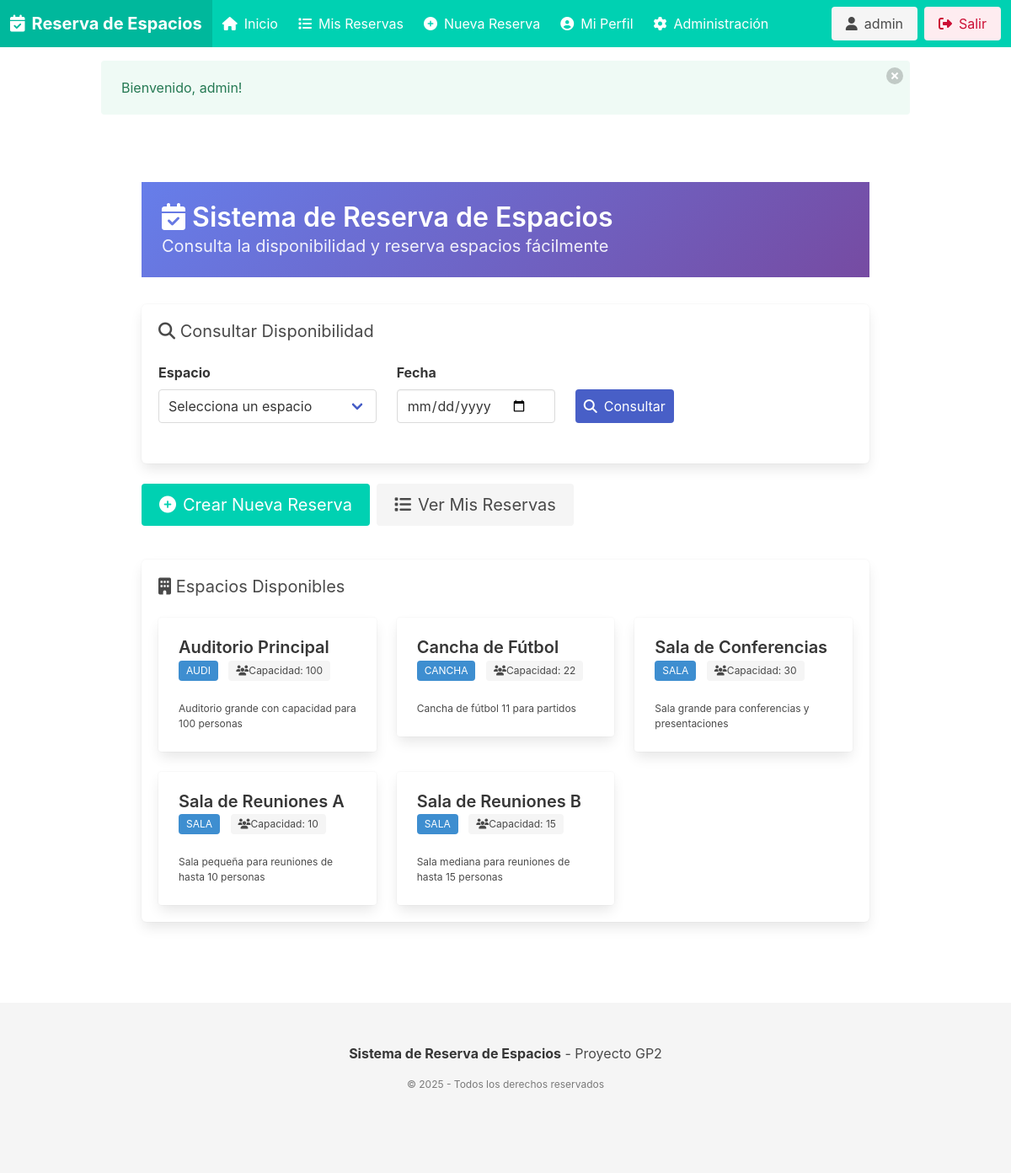
/index.php (signed in), run on the app's committed database.
### tables this page shows
CREATE TABLE IF NOT EXISTS usuarios (
    id INT AUTO_INCREMENT PRIMARY KEY,
    username VARCHAR(150) NOT NULL UNIQUE,
    email VARCHAR(254) NOT NULL,
    password VARCHAR(255) NOT NULL,
    nombre VARCHAR(150) DEFAULT '',
    apellido VARCHAR(150) DEFAULT '',
    is_admin TINYINT(1) DEFAULT 0,
    is_active TINYINT(1) DEFAULT 1,
    fecha_registro DATETIME DEFAULT CURRENT_TIMESTAMP,
    INDEX idx_username (username),
    INDEX idx_email (email)
);

CREATE TABLE IF NOT EXISTS espacios (
    id INT AUTO_INCREMENT PRIMARY KEY,
    nombre VARCHAR(100) NOT NULL UNIQUE,
    tipo ENUM('SALA', 'AUDI', 'CANCHA', 'OTRO') NOT NULL DEFAULT 'SALA',
    capacidad INT UNSIGNED NOT NULL DEFAULT 1,
    descripcion TEXT,
    activo TINYINT(1) DEFAULT 1,
    fecha_creacion DATETIME DEFAULT CURRENT_TIMESTAMP,
    INDEX idx_tipo (tipo),
    INDEX idx_activo (activo)
);

### config.php (called while the page is built, shortened)
<?php
function getDB() {
    static $pdo = null;
    if ($pdo === null) {
        try {
            $dsn = "mysql:host=" . DB_HOST . ";dbname=" . DB_NAME . ";charset=" . DB_CHARSET;
            $options = [
                PDO::ATTR_ERRMODE => PDO::ERRMODE_EXCEPTION,
                PDO::ATTR_DEFAULT_FETCH_MODE => PDO::FETCH_ASSOC,
                PDO::ATTR_EMULATE_PREPARES => false,
            ];
            $pdo = new PDO($dsn, DB_USER, DB_PASS, $options);
        } catch (PDOException $e) {
            if (DEBUG) {
                die("Error de conexión: " . $e->getMessage());
            } else {
                die("Error de conexión a la base de datos. Por favor, contacta al administrador.");
            }
        }
    }
    return $pdo;
}
function getUsuario() {
    $pdo = getDB();
    $stmt = $pdo->prepare("SELECT id, username, email, nombre, apellido, is_admin FROM usuarios WHERE id = ? AND is_active = 1");
    $stmt->execute([$_SESSION['usuario_id']]);
    return $stmt->fetch();
}
function getFlashMessage() {
    if (isset($_SESSION['flash_message'])) {
        $message = $_SESSION['flash_message'];
        $type = $_SESSION['flash_type'] ?? 'info';
        return ['message' => $message, 'type' => $type];
    }
    return null;
}
?>

### index.php (the view, shortened to what this page needs)
<?php
require_once 'header.php';
$pdo = getDB();
$espacios = $pdo->query("SELECT * FROM espacios WHERE activo = 1 ORDER BY nombre")->fetchAll();
?>
<section class="section">
    <div class="hero is-primary is-small" style="margin-bottom: 2rem;">
        <div class="hero-body">
            <h1 class="title">
                <i class="fas fa-calendar-check"></i>
                Sistema de Reserva de Espacios
            </h1>
            <p class="subtitle">
                Consulta la disponibilidad y reserva espacios fácilmente
            </p>
        </div>
    </div>
    <div class="box">
        <h2 class="subtitle">
            <i class="fas fa-search"></i>
            Consultar Disponibilidad
        </h2>
        <form id="disp-form" class="columns is-vcentered">
            <div class="column is-4">
                <label class="label">Espacio</label>
                <div class="select is-fullwidth">
                    <select id="espacio" required>
                        <option value="">Selecciona un espacio</option>
                    </select>
                </div>
            </div>
            <div class="column is-3">
                <label class="label">Fecha</label>
                <input id="fecha" class="input" type="date" required>
            </div>
            <div class="column is-2">
                <label class="label">&nbsp;</label>
                <button type="button" id="consultar" class="button is-link is-fullwidth">
                    <i class="fas fa-search"></i>
                    <span style="margin-left: 0.5rem;">Consultar</span>
                </button>
            </div>
        </form>
    </div>
    <div class="buttons">
        <?php if ($usuario): ?>
            <a class="button is-primary is-medium" href="nueva_reserva.php">
                <i class="fas fa-plus-circle"></i>
                <span style="margin-left: 0.5rem;">Crear Nueva Reserva</span>
            </a>
            <a class="button is-light is-medium" href="reservas.php">
                <i class="fas fa-list"></i>
                <span style="margin-left: 0.5rem;">Ver Mis Reservas</span>
            </a>
        <?php endif; ?>
    </div>
    <?php if (count($espacios) > 0): ?>
    <div class="box" style="margin-top: 2rem;">
        <h2 class="subtitle">
            <i class="fas fa-building"></i>
            Espacios Disponibles
        </h2>
        <div class="columns is-multiline">
            <?php foreach ($espacios as $espacio): ?>
            <div class="column is-4">
                <div class="card">
                    <div class="card-content">
                        <p class="title is-5"><?php echo htmlspecialchars($espacio['nombre']); ?></p>
                        <p class="subtitle is-6">
                            <span class="tag is-info"><?php echo htmlspecialchars($espacio['tipo']); ?></span>
                            <span class="tag is-light" style="margin-left: 0.5rem;">
                                <i class="fas fa-users"></i>
                                Capacidad: <?php echo $espacio['capacidad']; ?>
                            </span>
                        </p>
                        <?php if ($espacio['descripcion']): ?>
                            <p class="is-size-7"><?php echo htmlspecialchars($espacio['descripcion']); ?></p>
                        <?php endif; ?>
                    </div>
                </div>
            </div>
            <?php endforeach; ?>
        </div>
    </div>
    <?php endif; ?>
</section>
<?php require_once 'footer.php'; ?>

### header.php (shortened to what this page needs)
<?php
require_once 'config.php';
$usuario = getUsuario();
$flash = getFlashMessage();
?>
<!DOCTYPE html>
<html lang="es">
<head>
    <link rel="stylesheet" href="https://cdn.jsdelivr.net/npm/bulma@0.9.4/css/bulma.min.css">
    <link rel="stylesheet" href="https://cdnjs.cloudflare.com/ajax/libs/font-awesome/6.4.0/css/all.min.css">
</head>
<body>
    <nav class="navbar is-primary" role="navigation" aria-label="main navigation">
        <div class="navbar-brand">
            <a class="navbar-item" href="index.php">
                <i class="fas fa-calendar-check"></i>
                <span style="margin-left: 0.5rem;">Reserva de Espacios</span>
            </a>
        </div>
        <div id="navbarBasicExample" class="navbar-menu">
            <div class="navbar-start">
                <a class="navbar-item" href="index.php">
                    <i class="fas fa-home"></i>
                    <span style="margin-left: 0.5rem;">Inicio</span>
                </a>
                <?php if ($usuario): ?>
                <a class="navbar-item" href="reservas.php">
                    <i class="fas fa-list"></i>
                    <span style="margin-left: 0.5rem;">Mis Reservas</span>
                </a>
                <a class="navbar-item" href="nueva_reserva.php">
                    <i class="fas fa-plus-circle"></i>
                    <span style="margin-left: 0.5rem;">Nueva Reserva</span>
                </a>
                <a class="navbar-item" href="perfil.php">
                    <i class="fas fa-user-circle"></i>
                    <span style="margin-left: 0.5rem;">Mi Perfil</span>
                </a>
                <?php if ($usuario['is_admin']): ?>
                <a class="navbar-item" href="admin.php">
                    <i class="fas fa-cog"></i>
                    <span style="margin-left: 0.5rem;">Administración</span>
                </a>
                <?php endif; ?>
                <?php endif; ?>
            </div>
            <div class="navbar-end">
                <div class="navbar-item">
                    <div class="buttons">
                        <?php if ($usuario): ?>
                            <span class="button is-light">
                                <i class="fas fa-user"></i>
                                <span style="margin-left: 0.5rem;"><?php echo htmlspecialchars($usuario['username']); ?></span>
                            </span>
                            <a class="button is-danger is-light" href="logout.php">
                                <i class="fas fa-sign-out-alt"></i>
                                <span style="margin-left: 0.5rem;">Salir</span>
                            </a>
                        <?php endif; ?>
                    </div>
                </div>
            </div>
        </div>
    </nav>
    <?php if ($flash): ?>
    <div class="container" style="margin-top: 1rem;">
        <div class="notification is-<?php echo $flash['type']; ?> is-light">
            <button class="delete"></button>
            <?php echo htmlspecialchars($flash['message']); ?>
        </div>
    </div>
    <?php endif; ?>
    <main>
        <div class="container" style="margin-top: 2rem; margin-bottom: 2rem;">

### header.php (style rules this page uses)
.navbar-brand { font-weight: bold; font-size: 1.25rem; }
.hero { background: linear-gradient(135deg, #667eea 0%, #764ba2 100%); }

### data on the page
usuarios: username "admin"
espacios: nombre "Auditorio Principal", tipo "AUDI", capacidad "100", descripcion "Auditorio grande con capacidad para 100 personas"
espacios: nombre "Cancha de Fútbol", tipo "CANCHA", capacidad "22", descripcion "Cancha de fútbol 11 para partidos"
espacios: nombre "Sala de Conferencias", tipo "SALA", capacidad "30", descripcion "Sala grande para conferencias y presentaciones"
espacios: nombre "Sala de Reuniones A", tipo "SALA", capacidad "10", descripcion "Sala pequeña para reuniones de hasta 10 personas"
espacios: nombre "Sala de Reuniones B", tipo "SALA", capacidad "15", descripcion "Sala mediana para reuniones de hasta 15 personas"

### other printed values
$flash['message'] "Bienvenido, admin!"
APP_NAME "Sistema de Reserva de Espacios"
